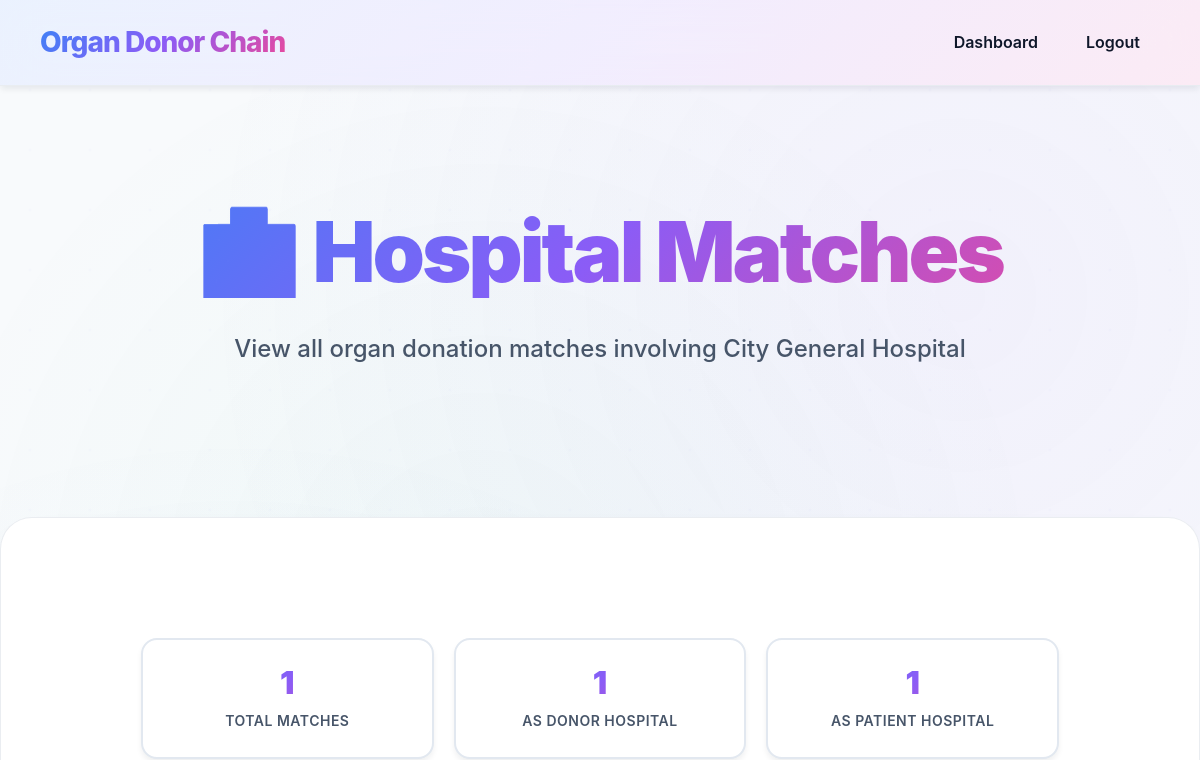
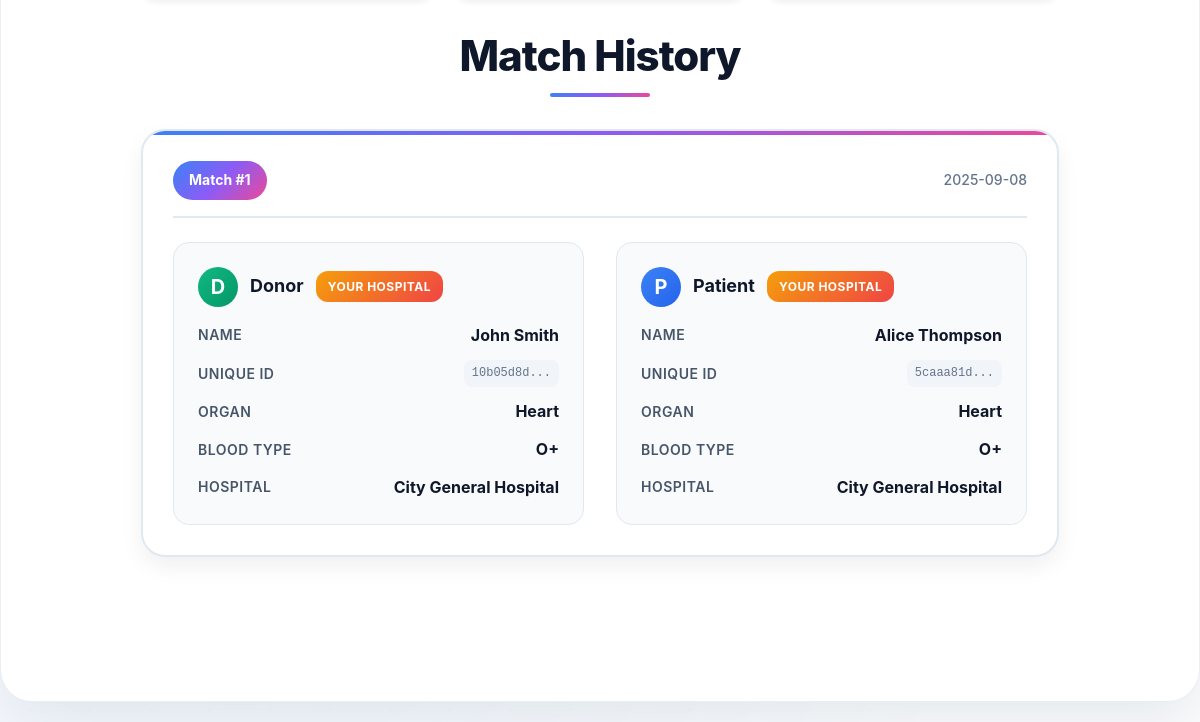
/hospital_matches (signed in), run on an earlier commit of the app's database (2 pictures, top to bottom).
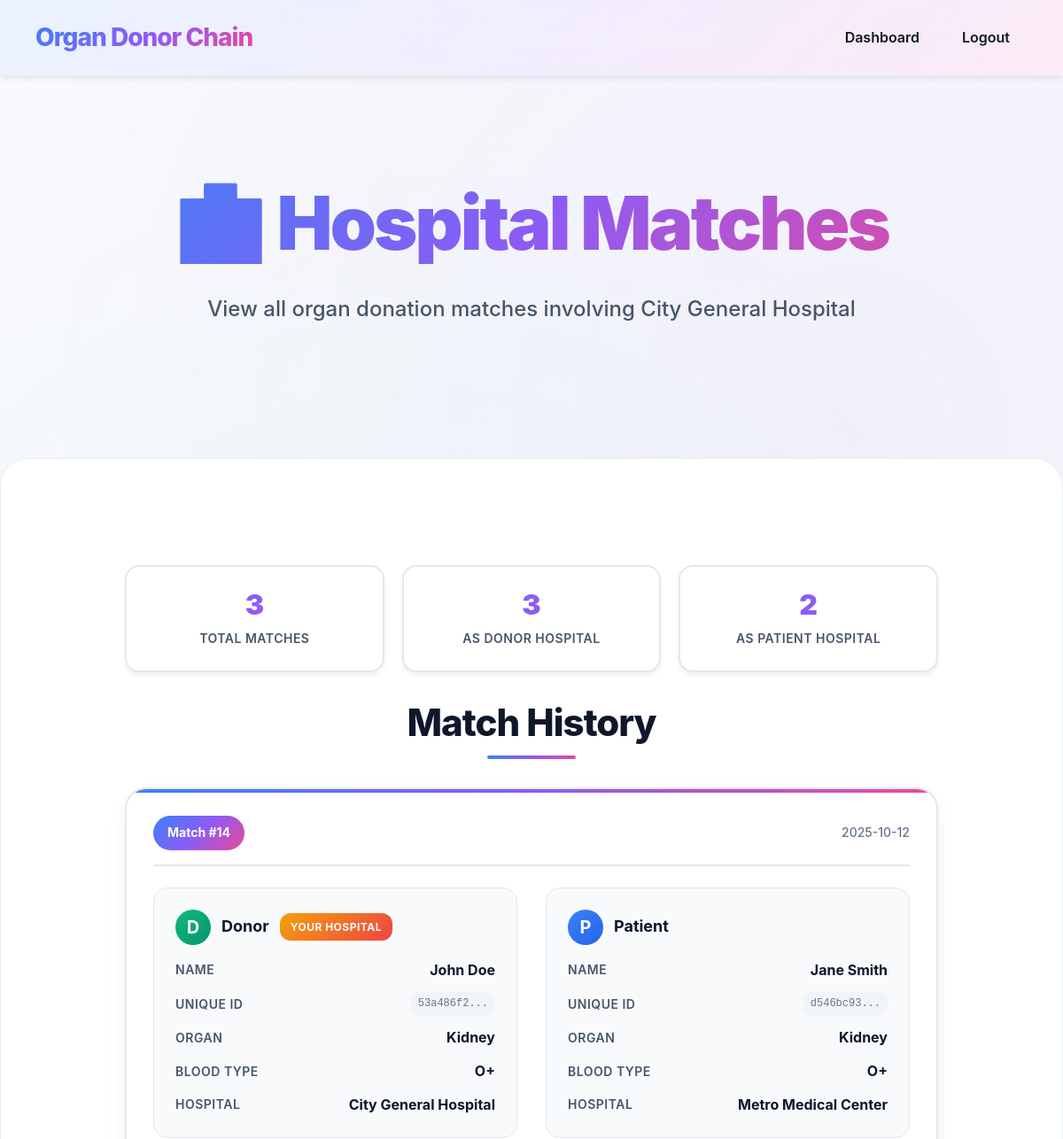
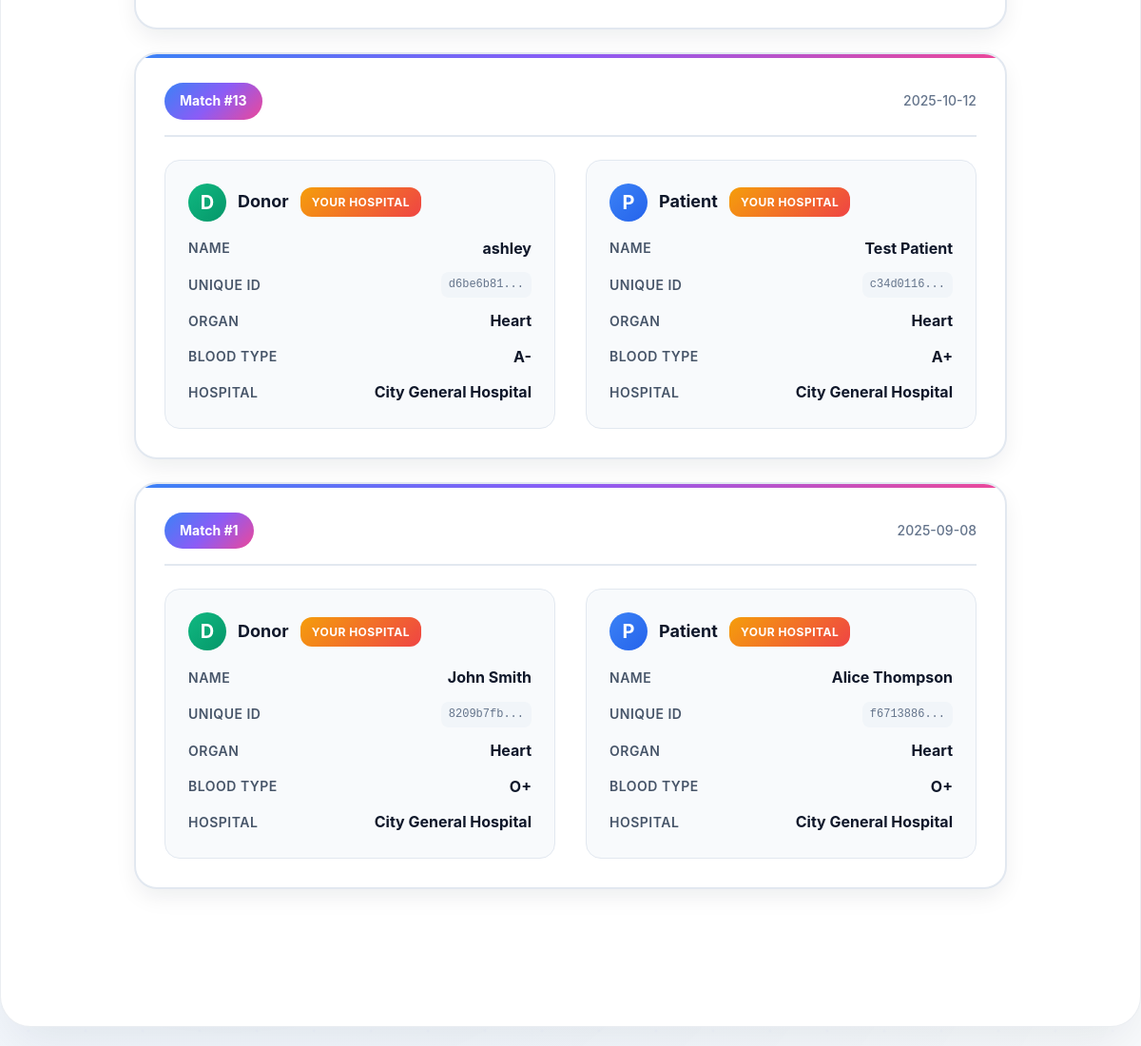
And on a later commit of the database (2 pictures, top to bottom).
### tables this page shows
CREATE TABLE match_record (
        id INTEGER PRIMARY KEY AUTOINCREMENT,
        donor_id INTEGER,
        patient_id INTEGER,
        donor_hospital_id INTEGER,
        patient_hospital_id INTEGER,
        organ TEXT,
        blood_type TEXT,
        match_date TEXT DEFAULT CURRENT_TIMESTAMP,
        FOREIGN KEY (donor_id) REFERENCES donor(id),
        FOREIGN KEY (patient_id) REFERENCES patient(id)
    );

CREATE TABLE donor (
        id INTEGER PRIMARY KEY AUTOINCREMENT,
        unique_id TEXT UNIQUE,
        hospital_id INTEGER,
        name TEXT,
        age INTEGER,
        gender TEXT,
        blood_type TEXT,
        organ TEXT,
        status TEXT DEFAULT 'Not Matched',
        registration_date TEXT DEFAULT CURRENT_TIMESTAMP, medical_document_path TEXT,
        FOREIGN KEY (hospital_id) REFERENCES hospital(id)
    );

CREATE TABLE hospital (
        id INTEGER PRIMARY KEY AUTOINCREMENT,
        name TEXT,
        email TEXT UNIQUE,
        location TEXT,
        password TEXT
    , wallet_address TEXT);

CREATE TABLE patient (
        id INTEGER PRIMARY KEY AUTOINCREMENT,
        unique_id TEXT UNIQUE,
        hospital_id INTEGER,
        name TEXT,
        age INTEGER,
        gender TEXT,
        blood_type TEXT,
        organ TEXT,
        status TEXT DEFAULT 'Not Matched',
        registration_date TEXT DEFAULT CURRENT_TIMESTAMP, medical_document_path TEXT,
        FOREIGN KEY (hospital_id) REFERENCES hospital(id)
    );

### server/app.py (the view)
@app.route('/hospital_matches')
def hospital_matches():
    if 'hospital' not in session:
        return redirect('/login')
    hospital_id = session['hospital']
    hospital_name = session.get('hospital_name')
    conn = sqlite3.connect(DB)
    c = conn.cursor()
    try:
        c.execute('''
            SELECT
                mr.id as match_id,
                mr.match_date,
                d.name as donor_name,
                d.unique_id as donor_unique_id,
                d.organ as donor_organ,
                d.blood_type as donor_blood_type,
                p.name as patient_name,
                p.unique_id as patient_unique_id,
                p.organ as patient_organ,
                p.blood_type as patient_blood_type,
                hd.name as donor_hospital_name,
                hp.name as patient_hospital_name,
                mr.donor_hospital_id,
                mr.patient_hospital_id
            FROM match_record mr
            JOIN donor d ON mr.donor_id = d.id
            JOIN patient p ON mr.patient_id = p.id
            JOIN hospital hd ON mr.donor_hospital_id = hd.id
            JOIN hospital hp ON mr.patient_hospital_id = hp.id
            WHERE mr.donor_hospital_id = ? OR mr.patient_hospital_id = ?
            ORDER BY mr.match_date DESC
        ''', (hospital_id, hospital_id))
        matches = c.fetchall()
        match_list = []
        for match in matches:
            match_data = {
                'match_id': match[0],
                'match_date': match[1],
                'donor_name': match[2],
                'donor_unique_id': match[3],
                'donor_organ': match[4],
                'donor_blood_type': match[5],
                'patient_name': match[6],
                'patient_unique_id': match[7],
                'patient_organ': match[8],
                'patient_blood_type': match[9],
                'donor_hospital_name': match[10],
                'patient_hospital_name': match[11],
                'donor_hospital_id': match[12],
                'patient_hospital_id': match[13],
                'is_donor_hospital': match[12] == hospital_id,
                'is_patient_hospital': match[13] == hospital_id
            }
            match_list.append(match_data)
    except sqlite3.OperationalError:
        c.execute('''
            SELECT
                mr.id as match_id,
                mr.match_date,
                d.name as donor_name,
                d.organ as donor_organ,
                d.blood_type as donor_blood_type,
                p.name as patient_name,
                p.organ as patient_organ,
                p.blood_type as patient_blood_type,
                hd.name as donor_hospital_name,
                hp.name as patient_hospital_name,
                mr.donor_hospital_id,
                mr.patient_hospital_id
            FROM match_record mr
            JOIN donor d ON mr.donor_id = d.id
            JOIN patient p ON mr.patient_id = p.id
            JOIN hospital hd ON mr.donor_hospital_id = hd.id
            JOIN hospital hp ON mr.patient_hospital_id = hp.id
            WHERE mr.donor_hospital_id = ? OR mr.patient_hospital_id = ?
            ORDER BY mr.match_date DESC
        ''', (hospital_id, hospital_id))
        matches = c.fetchall()
        match_list = []
        for match in matches:
            match_data = {
                'match_id': match[0],
                'match_date': match[1],
                'donor_name': match[2],
                'donor_unique_id': 'N/A',
                'donor_organ': match[3],
                'donor_blood_type': match[4],
                'patient_name': match[5],
                'patient_unique_id': 'N/A',
                'patient_organ': match[6],
                'patient_blood_type': match[7],
                'donor_hospital_name': match[8],
                'patient_hospital_name': match[9],
                'donor_hospital_id': match[10],
                'patient_hospital_id': match[11],
                'is_donor_hospital': match[10] == hospital_id,
                'is_patient_hospital': match[11] == hospital_id
            }
            match_list.append(match_data)
    conn.close()
    return render_template('hospital_matches.html', matches=match_list, hospital_name=hospital_name)

### client/templates/hospital_matches.html (shortened to what the changed rows need)
<!DOCTYPE html>
<html>
<head>
    <link rel="stylesheet" href="../static/style.css">
</head>
<body>
<section class="hero">
    <div class="hero-inner">
        <h1>🏥 Hospital Matches</h1>
    </div>
</section>
<div class="container container-wide">
    {% if matches %}
        <div class="stats-grid">
            <div class="stat-card">
                <div class="stat-number">{{ matches|length }}</div>
                <div class="stat-label">Total Matches</div>
            </div>
            <div class="stat-card">
                <div class="stat-number">{{ matches|selectattr('is_donor_hospital')|list|length }}</div>
                <div class="stat-label">As Donor Hospital</div>
            </div>
            <div class="stat-card">
                <div class="stat-number">{{ matches|selectattr('is_patient_hospital')|list|length }}</div>
                <div class="stat-label">As Patient Hospital</div>
            </div>
        </div>
        <h2>Match History</h2>
        {% for match in matches %}
        <div class="match-card">
            <div class="match-header">
                <div class="match-id">Match #{{ match.match_id }}</div>
                <div class="match-date">{{ match.match_date[:10] if match.match_date else 'N/A' }}</div>
            </div>
            <div class="match-content">
                <div class="participant-card">
                    <div class="participant-header">
                        <div class="participant-icon donor-icon">D</div>
                        <div class="participant-title">Donor</div>
                        {% if match.is_donor_hospital %}
                        <div class="hospital-badge">Your Hospital</div>
                        {% endif %}
                    </div>
                    <div class="participant-details">
                        <div class="detail-row">
                            <span class="detail-label">Name</span>
                            <span class="detail-value">{{ match.donor_name }}</span>
                        </div>
                        <div class="detail-row">
                            <span class="detail-label">Unique ID</span>
                            <span class="unique-id">{{ match.donor_unique_id[:8] }}...</span>
                        </div>
                        <div class="detail-row">
                            <span class="detail-label">Organ</span>
                            <span class="detail-value">{{ match.donor_organ }}</span>
                        </div>
                        <div class="detail-row">
                            <span class="detail-label">Blood Type</span>
                            <span class="detail-value">{{ match.donor_blood_type }}</span>
                        </div>
                        <div class="detail-row">
                            <span class="detail-label">Hospital</span>
                            <span class="detail-value">{{ match.donor_hospital_name }}</span>
                        </div>
                    </div>
                </div>
                <div class="participant-card">
                    <div class="participant-header">
                        <div class="participant-icon patient-icon">P</div>
                        <div class="participant-title">Patient</div>
                        {% if match.is_patient_hospital %}
                        <div class="hospital-badge">Your Hospital</div>
                        {% endif %}
                    </div>
                    <div class="participant-details">
                        <div class="detail-row">
                            <span class="detail-label">Name</span>
                            <span class="detail-value">{{ match.patient_name }}</span>
                        </div>
                        <div class="detail-row">
                            <span class="detail-label">Unique ID</span>
                            <span class="unique-id">{{ match.patient_unique_id[:8] }}...</span>
                        </div>
                        <div class="detail-row">
                            <span class="detail-label">Organ</span>
                            <span class="detail-value">{{ match.patient_organ }}</span>
                        </div>
                        <div class="detail-row">
                            <span class="detail-label">Blood Type</span>
                            <span class="detail-value">{{ match.patient_blood_type }}</span>
                        </div>
                        <div class="detail-row">
                            <span class="detail-label">Hospital</span>
                            <span class="detail-value">{{ match.patient_hospital_name }}</span>
                        </div>
                    </div>
                </div>
            </div>
        </div>
        {% endfor %}
    {% else %}
        <div class="no-matches">
            <h3>No Matches Found</h3>
            <p>There are currently no organ donation matches involving {{ hospital_name }}.</p>
            <a href="/hospital_dashboard" class="btn-primary">Back to Dashboard</a>
        </div>
    {% endif %}
</div>
</body>
</html>

What changed in the data, as far as the page shows it:
added match_record: match_id "14", match_date "2025-10-12", donor_name "John Doe", donor_unique_id "53a486f2", donor_organ "Kidney", donor_blood_type "O+", donor_hospital_name "City General Hospital", patient_name "Jane Smith", patient_unique_id "d546bc93", patient_organ "Kidney", patient_blood_type "O+", patient_hospital_name "Metro Medical Center"
added match_record: match_id "13", match_date "2025-10-12", donor_name "ashley", donor_unique_id "d6be6b81", donor_organ "Heart", donor_blood_type "A-", donor_hospital_name "City General Hospital", shows "YOUR HOSPITAL", patient_name "Test Patient", patient_unique_id "c34d0116", patient_organ "Heart", patient_blood_type "A+", patient_hospital_name "City General Hospital"
changed match_record "John Smith": donor_unique_id "10b05d8d" → "8209b7fb"; patient_unique_id "5caaa81d" → "f6713886"
Also different on the page:
{{ matches|length }}: "1" → "3"
{{ matches|selectattr('is_donor_hospital')|list|length }}: "1" → "3"
{{ matches|selectattr('is_patient_hospital')|list|length }}: "1" → "2"
